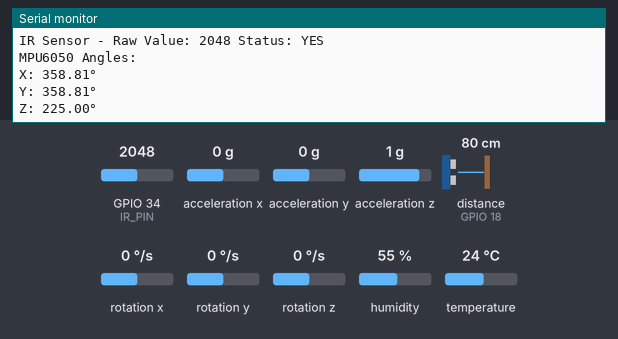
Simulated run of this sketch. Board: ESP32. Parts: the last lines printed to the serial monitor. Wiring (inferred from the names in the program): ultrasonic range finder: trigger GPIO 5; echo GPIO 18; MPU-6050 motion sensor at I2C address 0x68. The test bench sets the inputs (shaded band); at power-on: GPIO 34 (IR_PIN) = 2048, acceleration x 0 g, distance to the obstacle (sensor on GPIO 18) 80 cm, humidity 55 %, acceleration y 0 g, acceleration z 1 g, rotation x 0 °/s, rotation y 0 °/s, rotation z 0 °/s, temperature 24 °C. The echo pulse lasts 58.3 µs per cm; WiFi joins after 1.5 s; servers stay silent unless stated; no MQTT or app messages arrive unless stated.

Above: at 4.7 s.
4.8 s: GPIO 34 (IR_PIN) set to 1228
9.0 s: acceleration x set to -1.4 g
At 10.7 s:
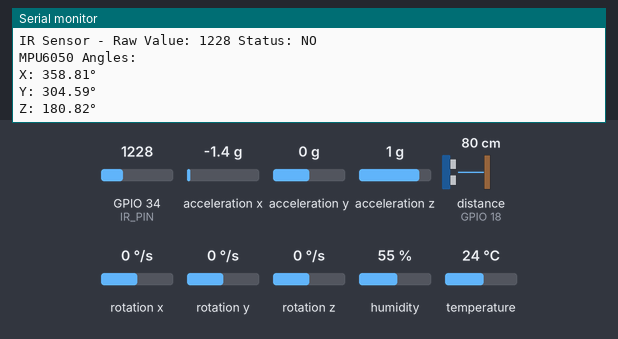
11.7 s: distance to the obstacle (sensor on GPIO 18) set to 2 cm
14.4 s: humidity set to 22 %
17.1 s: acceleration y set to -1.4 g
At 18.0 s:
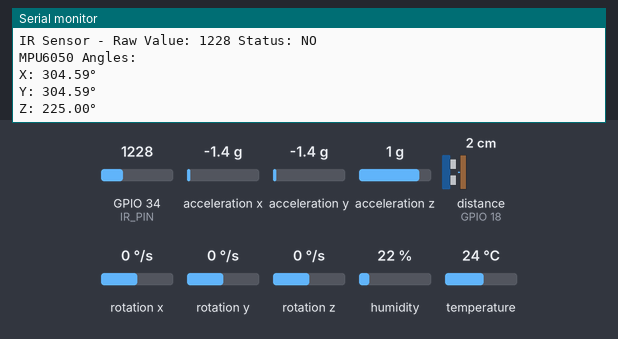

The sketch:

node1_sensor.ino
```cpp
// (licence header left out)
#include <WiFi.h>
#include <PubSubClient.h>
#include <DHT.h>
#include <Wire.h>

// WiFi credentials
const char* ssid = "1136";
const char* password = "wifi8889";

// MQTT Broker settings
const char* mqtt_server = "broker.hivemq.com";
const int mqtt_port = 1883;
const char* mqtt_client_id = "ESP32_Sensor_Node";

// Pin definitions
#define DHT_PIN 4
#define DHTTYPE DHT11
#define TRIG_PIN 5
#define ECHO_PIN 18
#define IR_PIN 34  // Changed to analog pin
#define IR_THRESHOLD 2000  // Adjust this threshold based on your sensor

// Sound speed definitions
#define SOUND_SPEED 0.034
#define CM_TO_INCH 0.393701

// MPU6050 settings
const int MPU_addr = 0x68;
int16_t AcX, AcY, AcZ, Tmp, GyX, GyY, GyZ;
int minVal = 265;
int maxVal = 402;
double x, y, z;

// Initialize objects
WiFiClient espClient;
PubSubClient client(espClient);
DHT dht(DHT_PIN, DHTTYPE);

// Timing variables
unsigned long lastMsg = 0;
const long interval = 2000; // Send data every 2 seconds
unsigned long lastWifiCheck = 0;
const long wifiCheckInterval = 30000; // Check WiFi every 30 seconds

// Connection status
bool wifiConnected = false;
bool mqttConnected = false;

void setup_wifi() {
  Serial.println("Connecting to CAN...");
  WiFi.disconnect(true);
  delay(1000);
  WiFi.mode(WIFI_STA);
  WiFi.begin(ssid, password);

  int attempts = 0;
  while (WiFi.status() != WL_CONNECTED && attempts < 20) {
    delay(500);
    Serial.print(".");
    attempts++;
  }

  if (WiFi.status() == WL_CONNECTED) {
    wifiConnected = true;
    Serial.println("\nCAN connected");
    Serial.print("IP address: ");
    Serial.println(WiFi.localIP());
    Serial.print("Signal Strength (RSSI): ");
    Serial.println(WiFi.RSSI());
  } else {
    wifiConnected = false;
    Serial.println("\nCAN connection failed!");
  }
}

void reconnect() {
  if (!wifiConnected) {
    setup_wifi();
    return;
  }

  if (!client.connected()) {
    Serial.print("Attempting CAN connection...");
    if (client.connect(mqtt_client_id)) {
      mqttConnected = true;
      Serial.println("connected");
    } else {
      mqttConnected = false;
      Serial.print("failed, rc=");
      Serial.print(client.state());
      Serial.println(" retrying in 5 seconds");
      delay(5000);
    }
  }
}

void checkConnections() {
  unsigned long currentMillis = millis();

  if (currentMillis - lastWifiCheck >= wifiCheckInterval) {
    lastWifiCheck = currentMillis;
    if (WiFi.status() != WL_CONNECTED) {
      Serial.println("CAN connection lost. Reconnecting...");
      wifiConnected = false;
      setup_wifi();
    }
  }

  if (!client.connected()) {
    mqttConnected = false;
    reconnect();
  }
}

float getDistance() {
  // Clears the trigPin
  digitalWrite(TRIG_PIN, LOW);
  delayMicroseconds(2);
  // Sets the trigPin on HIGH state for 10 micro seconds
  digitalWrite(TRIG_PIN, HIGH);
  delayMicroseconds(10);
  digitalWrite(TRIG_PIN, LOW);

  // Reads the echoPin, returns the sound wave travel time in microseconds
  long duration = pulseIn(ECHO_PIN, HIGH);

  // Calculate the distance
  float distanceCm = duration * SOUND_SPEED/2;
  float distanceInch = distanceCm * CM_TO_INCH;

  // Print to Serial Monitor
  Serial.print("Distance (cm): ");
  Serial.println(distanceCm);
  Serial.print("Distance (inch): ");
  Serial.println(distanceInch);

  return distanceCm;
}

void updateMPUAngles() {
  Wire.beginTransmission(MPU_addr);
  Wire.write(0x3B);
  Wire.endTransmission(false);
  Wire.requestFrom(MPU_addr, 14, true);

  AcX = Wire.read() << 8 | Wire.read();
  AcY = Wire.read() << 8 | Wire.read();
  AcZ = Wire.read() << 8 | Wire.read();

  int xAng = map(AcX, minVal, maxVal, -90, 90);
  int yAng = map(AcY, minVal, maxVal, -90, 90);
  int zAng = map(AcZ, minVal, maxVal, -90, 90);

  x = RAD_TO_DEG * (atan2(-yAng, -zAng) + PI);
  y = RAD_TO_DEG * (atan2(-xAng, -zAng) + PI);
  z = RAD_TO_DEG * (atan2(-yAng, -xAng) + PI);

  // Print to Serial Monitor
  Serial.println("MPU6050 Angles:");
  Serial.print("X: "); Serial.print(x); Serial.println("°");
  Serial.print("Y: "); Serial.print(y); Serial.println("°");
  Serial.print("Z: "); Serial.print(z); Serial.println("°");
}

void setup() {
  Serial.begin(115200);
  delay(1000);

  Serial.println("\nInitializing Sensor Node...");

  // Initialize I2C
  Wire.begin();

  // Initialize MPU6050
  Wire.beginTransmission(MPU_addr);
  Wire.write(0x6B);
  Wire.write(0);
  Wire.endTransmission(true);

  // Initialize other sensors
  dht.begin();
  pinMode(TRIG_PIN, OUTPUT);
  pinMode(ECHO_PIN, INPUT);
  pinMode(IR_PIN, INPUT);

  setup_wifi();
  client.setServer(mqtt_server, mqtt_port);
  client.setKeepAlive(60);
}

void loop() {
  checkConnections();

  if (wifiConnected && mqttConnected) {
    client.loop();

    unsigned long currentMillis = millis();
    if (currentMillis - lastMsg >= interval) {
      lastMsg = currentMillis;

      // Read DHT sensor
      float h = dht.readHumidity();
      float t = dht.readTemperature();
      float f = dht.readTemperature(true);

      // Check if DHT read failed
      if (isnan(h) || isnan(t) || isnan(f)) {
        Serial.println("Failed to read from DHT sensor!");
      } else {
        // Calculate heat index
        float hic = dht.computeHeatIndex(t, h, false);

        // Print DHT values
        Serial.print("Humidity: ");
        Serial.print(h);
        Serial.print("%  Temperature: ");
        Serial.print(t);
        Serial.print("°C ");
        Serial.print(f);
        Serial.print("°F  Heat index: ");
        Serial.print(hic);
        Serial.println("°C");

        // Publish DHT data
        client.publish("sensors/temperature", String(t).c_str());
        client.publish("sensors/humidity", String(h).c_str());
      }

      // Read distance
      float distance = getDistance();
      client.publish("sensors/distance", String(distance).c_str());

      // Read IR sensor (analog)
      int irValue = analogRead(IR_PIN);
      String irStatus = (irValue > IR_THRESHOLD) ? "YES" : "NO";

      // Print IR values
      Serial.print("IR Sensor - Raw Value: ");
      Serial.print(irValue);
      Serial.print(" Status: ");
      Serial.println(irStatus);

      // Publish IR data
      client.publish("sensors/ir_value", String(irValue).c_str());
      client.publish("sensors/ir_status", irStatus.c_str());

      // Update and publish MPU angles
      updateMPUAngles();
      client.publish("sensors/gyro_x", String(x).c_str());
      client.publish("sensors/gyro_y", String(y).c_str());
      client.publish("sensors/gyro_z", String(z).c_str());
    }
  } else {
    delay(1000);
  }
} 
```

Measured:
- after the input at 9.0 s, the serial monitor: prints a new line after 0.57 s (image 1)
- after the input at 17.1 s, the serial monitor: prints a new line after 0.47 s (image 2)
